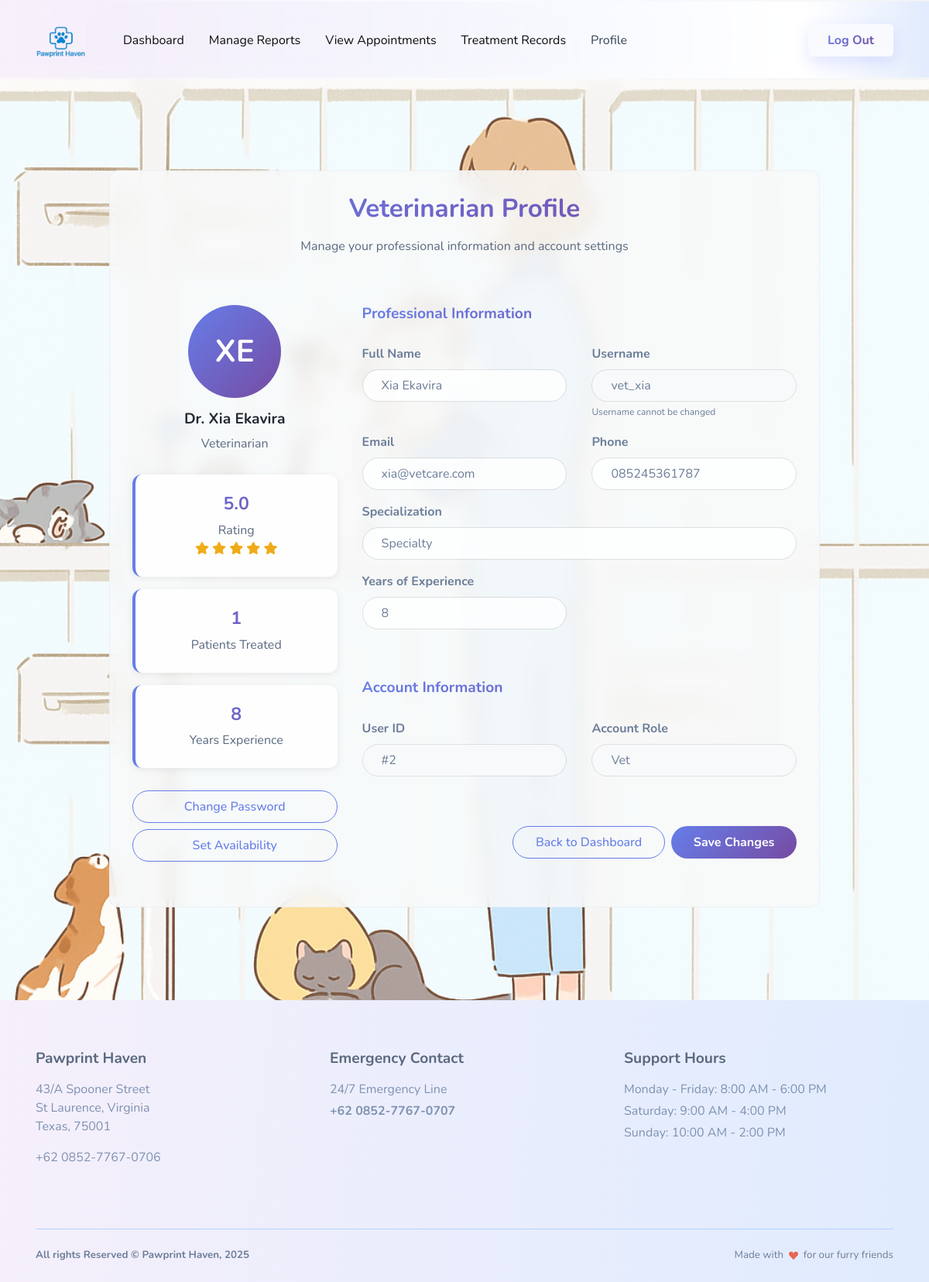
The page /profilevet.php (signed in) on the database its author committed.
### tables this page shows
CREATE TABLE `users` (
  `user_id` int(11) NOT NULL,
  `username` varchar(50) NOT NULL,
  `full_name` varchar(100) NOT NULL,
  `role` enum('Admin','Vet','Owner') DEFAULT 'Owner',
  `phone` varchar(20) DEFAULT NULL,
  `email` varchar(100) DEFAULT NULL,
  `password` varchar(255) DEFAULT NULL
);

CREATE TABLE `veterinarians` (
  `vet_id` int(11) NOT NULL,
  `user_id` int(11) DEFAULT NULL,
  `specialization` varchar(100) DEFAULT NULL,
  `experience_years` int(11) DEFAULT NULL
);

### profilevet.php (the view, shortened to what this page needs)
<?php
require_once 'connection.php';
try {
    $stmt = $pdo->prepare("SELECT * FROM users WHERE user_id = ?");
    $stmt->execute([$_SESSION['vet_id']]);
    $vet = $stmt->fetch();
} catch (PDOException $e) {
    die("Database error: " . $e->getMessage());
}
try {
    $stmt = $pdo->prepare("SELECT * FROM veterinarians WHERE user_id = ?");
    $stmt->execute([$_SESSION['vet_id']]);
    $vet_data = $stmt->fetch();
} catch (PDOException $e) {
    die("Database error: " . $e->getMessage());
}
try {
    $stmt = $pdo->prepare("SELECT COUNT(DISTINCT patient_id) as total_patients FROM appointments WHERE vet_id = ?");
    $stmt->execute([$_SESSION['vet_id']]);
    $total_patients = $stmt->fetchColumn();
    $years_experience = $vet_data['experience_years'] ?? 0;
} catch (PDOException $e) {
    $total_patients = 0;
    $years_experience = 0;
    $today_appointments = 0;
}
$initials = "";
if (!empty($vet['full_name'])) {
    $name_parts = explode(' ', $vet['full_name']);
    $initials = strtoupper(substr($name_parts[0], 0, 1) . (isset($name_parts[1]) ? substr($name_parts[1], 0, 1) : ''));
} else {
    $initials = strtoupper(substr($vet['username'], 0, 2));
}
?>
<!DOCTYPE html>
<html lang="en-US" dir="ltr">
<head>
    <link href="assets/css/theme.css" rel="stylesheet" />
    <link rel="stylesheet" href="https://cdnjs.cloudflare.com/ajax/libs/font-awesome/6.0.0/css/all.min.css">
</head>
<body>
    <main class="main" id="top">
        <nav class="navbar navbar-expand-lg navbar-light fixed-top py-3 d-block navbar-klean" data-navbar-on-scroll="data-navbar-on-scroll">
            <div class="container">
                <a class="navbar-brand" href="vet.php">
                    <img class="me-3 d-inline-block" src="assets/img/gallery/logo.png" alt="" style="height: 65px;" />
                </a>
                <div class="collapse navbar-collapse border-top border-lg-0 mt-4 mt-lg-0" id="navbarSupportedContent">
                    <ul class="navbar-nav me-auto pt-2 pt-lg-0 font-base">
                        <li class="nav-item px-2">
                            <a class="nav-link" href="vet.php#dashboard">Dashboard</a>
                        </li>
                        <li class="nav-item px-2">
                            <a class="nav-link" href="vet.php#manage-reports">Manage Reports</a>
                        </li>
                        <li class="nav-item px-2">
                            <a class="nav-link" href="vet.php#view-appointments">View Appointments</a>
                        </li>
                        <li class="nav-item px-2">
                            <a class="nav-link" href="vet.php#treatment-records">Treatment Records</a>
                        </li>
                        <li class="nav-item px-2">
                            <a class="nav-link fw-medium active" aria-current="page" href="profilevet.php">Profile</a>
                        </li>
                    </ul>
                    <div class="ps-lg-5">
                        <button class="btn btn-light shadow-klean order-0" type="button" data-bs-toggle="modal" data-bs-target="#logoutModal">
                            <span class="text-gradient fw-bold">Log Out</span>
                        </button>
                    </div>
                </div>
            </div>
        </nav>
        <section id="profile" class="py-8" style="margin-top: 100px;">
            <div class="bg-holder" style="background-image:url(assets/img/illustrations/background.png);background-position:right bottom;">
            </div>
            <div class="container">
                <div class="row justify-content-center">
                    <div class="col-lg-10">
                        <div class="card card-bg p-4">
                            <div class="text-center mb-5">
                                <h2 class="fw-bold text-gradient mb-3">Veterinarian Profile</h2>
                                <p class="text-600">Manage your professional information and account settings</p>
                            </div>
                            <div class="row">
                                <div class="col-md-4 text-center mb-4">
                                    <div class="profile-avatar mb-3">
                                        <span><?php echo $initials; ?></span>
                                    </div>
                                    <h5 class="fw-bold">Dr. <?php echo htmlspecialchars($vet['full_name'] ?? $vet['username']); ?></h5>
                                    <p class="text-600">Veterinarian</p>
                                    <div class="mt-4">
                                        <div class="stats-card mb-3">
                                            <h4 class="text-gradient fw-bold">5.0</h4>
                                            <p class="text-600 mb-0">Rating</p>
                                            <div class="text-warning">
                                                <i class="fas fa-star"></i>
                                                <i class="fas fa-star"></i>
                                                <i class="fas fa-star"></i>
                                                <i class="fas fa-star"></i>
                                                <i class="fas fa-star"></i>
                                            </div>
                                        </div>
                                        <div class="stats-card mb-3">
                                            <h4 class="text-gradient fw-bold"><?php echo $total_patients; ?></h4>
                                            <p class="text-600 mb-0">Patients Treated</p>
                                        </div>
                                        <div class="stats-card">
                                            <h4 class="text-gradient fw-bold"><?php echo $years_experience; ?></h4>
                                            <p class="text-600 mb-0">Years Experience</p>
                                        </div>
                                    </div>
                                    <div class="mt-4">
                                        <button class="btn btn-outline-klean rounded-pill w-100 mb-2" data-bs-toggle="modal" data-bs-target="#changePasswordModal">
                                            Change Password
                                        </button>
                                        <button class="btn btn-outline-klean rounded-pill w-100" data-bs-toggle="modal" data-bs-target="#availabilityModal">
                                            Set Availability
                                        </button>
                                    </div>
                                </div>
                                <div class="col-md-8">
                                    <form method="POST">
                                        <h5 class="fw-bold text-gradient mb-4">Professional Information</h5>
                                        <div class="row">
                                            <div class="col-md-6 mb-3">
                                                <label class="form-label fw-bold">Full Name</label>
                                                <input type="text" class="form-control rounded-pill" name="full_name" value="<?php echo htmlspecialchars($vet['full_name']); ?>" required>
                                            </div>
                                            <div class="col-md-6 mb-3">
                                                <label class="form-label fw-bold">Username</label>
                                                <input type="text" class="form-control rounded-pill" value="<?php echo htmlspecialchars($vet['username']); ?>" readonly style="background-color: #f8f9fa;">
                                                <small class="text-muted">Username cannot be changed</small>
                                            </div>
                                        </div>
                                        <div class="row">
                                            <div class="col-md-6 mb-3">
                                                <label class="form-label fw-bold">Email</label>
                                                <input type="email" class="form-control rounded-pill" name="email" value="<?php echo htmlspecialchars($vet['email']); ?>" required>
                                            </div>
                                            <div class="col-md-6 mb-3">
                                                <label class="form-label fw-bold">Phone</label>
                                                <input type="tel" class="form-control rounded-pill" name="phone" value="<?php echo htmlspecialchars($vet['phone']); ?>">
                                            </div>
                                        </div>
                                        <div class="mb-3">
                                            <label class="form-label fw-bold">Specialization</label>
                                            <input type="text" class="form-control rounded-pill" name="specialization" value="<?php echo htmlspecialchars($vet_data['specialization'] ?? ''); ?>" placeholder="e.g., Surgery, Dentistry, Internal Medicine">
                                        </div>
                                        <div class="row">
                                            <div class="col-md-6 mb-3">
                                                <label class="form-label fw-bold">Years of Experience</label>
                                                <input type="number" class="form-control rounded-pill" name="experience_years" value="<?php echo htmlspecialchars($vet_data['experience_years'] ?? ''); ?>" placeholder="Enter years of experience">
                                            </div>
                                        </div>
                                        <h5 class="fw-bold text-gradient mt-5 mb-4">Account Information</h5>
                                        <div class="row">
                                            <div class="col-md-6 mb-3">
                                                <label class="form-label fw-bold">User ID</label>
                                                <input type="text" class="form-control rounded-pill" value="#<?php echo $vet['user_id']; ?>" readonly style="background-color: #f8f9fa;">
                                            </div>
                                            <div class="col-md-6 mb-3">
                                                <label class="form-label fw-bold">Account Role</label>
                                                <input type="text" class="form-control rounded-pill" value="<?php echo ucfirst($vet['role']); ?>" readonly style="background-color: #f8f9fa;">
                                            </div>
                                        </div>
                                        <div class="d-grid gap-2 d-md-flex justify-content-md-end mt-5">
                                            <a href="vet.php" class="btn btn-outline-klean rounded-pill px-4">Back to Dashboard</a>
                                            <button type="submit" class="btn hover-top btn-glow btn-klean rounded-pill px-4">
                                                <span class="fw-bold">Save Changes</span>
                                            </button>
                                        </div>
                                    </form>
                                </div>
                            </div>
                        </div>
                    </div>
                </div>
            </div>
        </section>
        <section class="pb-0 pt-6">
            <div class="container">
                <div class="row justify-content-lg-between">
                    <div class="col-12 col-sm-6 col-lg-4 mb-5">
                        <h5 class="text-600 mb-3 fw-bold">Pawprint Haven</h5>
                        <p class="text-400">43/A Spooner Street<br>St Laurence, Virginia<br>Texas, 75001</p>
                        <p class="text-400">+62 0852-7767-0706</p>
                    </div>
                    <div class="col-12 col-sm-6 col-lg-4 mb-5">
                        <h5 class="text-600 mb-3 fw-bold">Emergency Contact</h5>
                        <p class="text-400 mb-1">24/7 Emergency Line</p>
                        <p class="text-400 fw-bold">+62 0852-7767-0707</p>
                    </div>
                    <div class="col-12 col-sm-6 col-lg-4 mb-5">
                        <h5 class="text-600 mb-3 fw-bold">Support Hours</h5>
                        <p class="text-400 mb-1">Monday - Friday: 8:00 AM - 6:00 PM</p>
                        <p class="text-400 mb-1">Saturday: 9:00 AM - 4:00 PM</p>
                        <p class="text-400">Sunday: 10:00 AM - 2:00 PM</p>
                    </div>
                </div>
                <hr class="text-100 mb-0" />
                <div class="row justify-content-md-between justify-content-evenly py-3">
                    <div class="col-12 col-sm-8 col-md-6 col-lg-auto text-center text-md-start">
                        <p class="fs--1 my-2 fw-bold">All rights Reserved &copy; Pawprint Haven, <?php echo date('Y'); ?></p>
                    </div>
                    <div class="col-12 col-sm-8 col-md-6">
                        <p class="fs--1 my-2 text-center text-md-end">
                            Made with&nbsp;
                            <svg class="bi bi-suit-heart-fill" xmlns="http://www.w3.org/2000/svg" width="12" height="12" fill="#EB6453" viewBox="0 0 16 16">
                                <path d="M4 1c2.21 0 4 1.755 4 3.92C8 2.755 9.79 1 12 1s4 1.755 4 3.92c0 3.263-3.234 4.414-7.608 9.608a.513.513 0 0 1-.784 0C3.234 9.334 0 8.183 0 4.92 0 2.755 1.79 1 4 1z"></path>
                            </svg>
                            &nbsp;for our furry friends
                        </p>
                    </div>
                </div>
            </div>
        </section>
    </main>
</body>
</html>

### profilevet.php (style rules this page uses)
.card-bg { background-color: rgba(248, 249, 250, 0.85); border: 1px solid rgba(233, 236, 239, 0.7); border-radius: 12px; backdrop-filter: blur(10px); -webkit-backdrop-filter: blur(10px); }
.text-gradient { background: linear-gradient(135deg, #667eea 0%, #764ba2 100%); -webkit-background-clip: text; -webkit-text-fill-color: transparent; }
.btn-klean { background: linear-gradient(135deg, #667eea 0%, #764ba2 100%); border: none; color: white; }
.btn-outline-klean { border: 1px solid #667eea; color: #667eea; }
.profile-avatar { width: 120px; height: 120px; background: linear-gradient(135deg, #667eea 0%, #764ba2 100%); border-radius: 50%; display: flex; align-items: center; justify-content: center; color: white; font-size: 2.5rem; font-weight: bold; margin: 0 auto; }
.stats-card { background: rgba(255, 255, 255, 0.9); border-radius: 12px; padding: 1.5rem; box-shadow: 0 2px 10px rgba(0,0,0,0.08); text-align: center; border-left: 4px solid #667eea; backdrop-filter: blur(5px); -webkit-backdrop-filter: blur(5px); }
.form-control, .form-select { background-color: rgba(255, 255, 255, 0.8); border: 1px solid rgba(0, 0, 0, 0.1); }

### rows shown on the page
users: full_name "XE", full_name "Xia Ekavira", username "vet_xia", email "xia@vetcare.com", phone "085245361787", user_id "#2", role "Vet"
veterinarians: experience_years "8", specialization "Specialty"

### other values the page prints
$total_patients "1"
